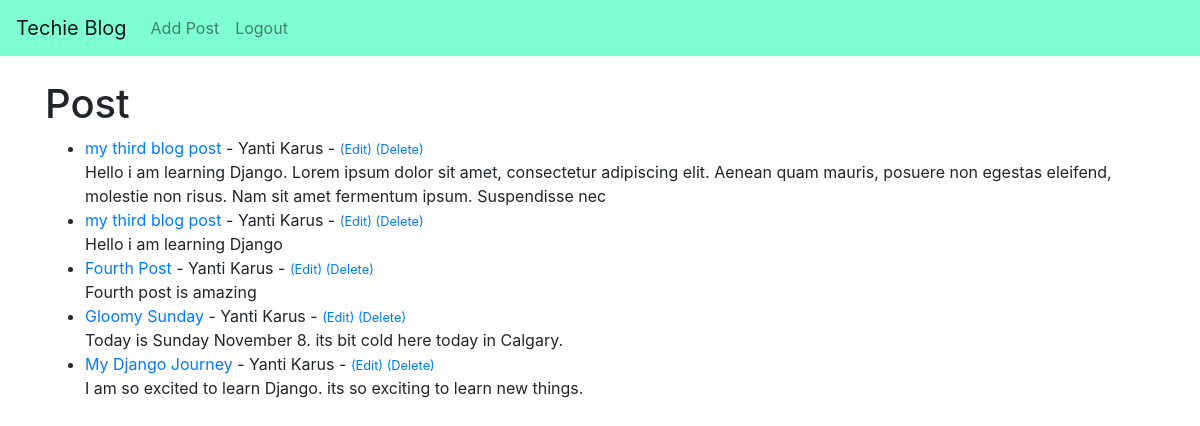
The app's page / (signed in) with its own data.
### theblog/models.py (models this page shows, shortened)
class Post(models.Model):
    title = models.CharField(max_length=255)
    title_tag = models.CharField(max_length=255)
    author = models.ForeignKey(User, on_delete=models.CASCADE)
    body = models.TextField()
    post_date= models.DateField(auto_now_add=True)

### theblog/views.py (the view)
# urls.py: path('', HomeView.as_view(), name="home"),
class HomeView(ListView):
    model = Post
    template_name = "home.html"
    ordering = ['-post_date']

### theblog/templates/home.html
{% extends 'base.html' %}
    {% block content %}
        <h1>Post</h1>
        <ul>
        {% for post in object_list%}
            <li><a href="{% url 'post_detail' post.pk%}">{{post.title}}</a> - {{post.author.first_name}} {{post.author.last_name}}
                {% if user.is_authenticated %}
                - <small><a href="{% url 'update_post' post.pk%}">(Edit)</a>
                    <a href="{% url 'delete_post' post.pk%}">(Delete)</a></small>
                {% endif %}
                    <br/>
            {{post.body| slice:":200"}}</li>
        {%endfor%}
        </ul>
    {% endblock %}

### records on screen
Post: title "my third blog post", author.first_name "Yanti", author.last_name "Karus", body "Hello i am learning Django. Lorem ipsum dolor sit amet, consectetur adipiscing elit. Aenean quam mauris, posuere non egestas eleifend, molestie non risus. Nam sit amet fermentum ipsum. Suspendisse nec"
Post: title "my third blog post", author.first_name "Yanti", author.last_name "Karus", body "Hello i am learning Django"
Post: title "Fourth Post", author.first_name "Yanti", author.last_name "Karus", body "Fourth post is amazing"
Post: title "Gloomy Sunday", author.first_name "Yanti", author.last_name "Karus", body "Today is Sunday November 8. its bit cold here today in Calgary."
Post: title "My Django Journey", author.first_name "Yanti", author.last_name "Karus", body "I am so excited to learn Django. its so exciting to learn new things."
